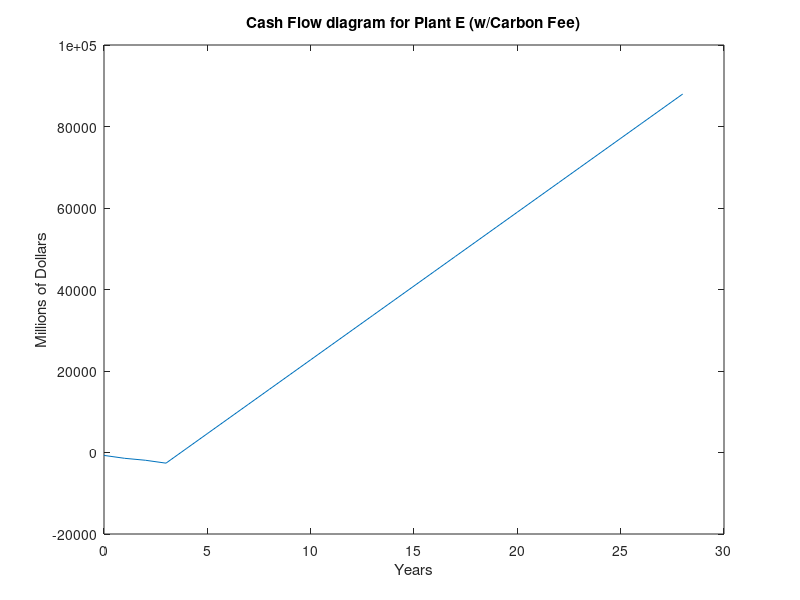

MATLAB code to generate this figure:
% E Plant
clear
c = 1722; % [MW] E plant capacity
c_f = .53; % Capacity factor
PPA = .51; % [$/KWH] Power Purchase Agreement
eta = .53; % Thermal efficiency
fc = 8.71; % [$/Million BTU] fuel cost
c02e = 117; % [lbs c02/Million BTU] c02 emmisions
cf = 60; % [$/ton c02] carbon fee
cc = 2152.5;  % [M$] construction cost

e_py = c * c_f * 365 * 24 * PPA * 1000; % [$] earned per year

qinc = c * c_f * 81891387.76 * 365 /eta; % BTUs produced in 1 year

cof = (qinc/1000000) * fc; % [$] cost of fuel per year
c02 = (qinc/1000000) * c02e; % [lbs] of c02 per year
cfc = (cf/2000) * c02; % [$] carbon fee per year

net_e = (e_py - cof)/1000000; % [M$] Net earned per year (no carbon fee)
net_e_cf = net_e - (cfc/1000000); % [M$] Net earned per year (with carbon fee)

CF_Carbon = [-.3*cc;-.3*cc;-.2*cc;-.3*cc;net_e_cf.*ones(25,1)];
i = [0:28]';
PV_C = CF_Carbon./(1+.1).^i; % Present Value Assuming 10% interest rate

NPV_Carbon = sum(PV_C); %[M$] Net Present Value (w/C02 tax)

Cum_cash(1)=CF_Carbon(1); %Cumulative Cash w/ carbon fee
	for k=2:29;
    	Cum_cash(k)=Cum_cash(k-1)+CF_Carbon(k);
    end

% With Carbon Fee
x_pts = 0:28;  %x values
y_pts = Cum_cash; %y values
fc = @(x)interp1(x_pts,y_pts,x,'linear'); 
plot(x_pts,y_pts)
title('Cash Flow diagram for Plant E (w/Carbon Fee)')
xlabel('Years')
ylabel('Millions of Dollars')
%find where the interpolation yields zero.
[year,prof] = fzero(fc,5); % 5 is a guess
PayBackPeriod = year
%ROI=Average Profit/ Total Investment
%C=[-10000,-5000,7000,7000,15000];
Av_prof = sum(CF_Carbon)/28;
Inv = (cc);

ROI=Av_prof/Inv; %
ROI_CCGT = ROI*100

[xval,fval] = fzero(@(x)(CF_Carbon'*(1+x).^-(0:length(CF_Carbon')-1).'), 3);

IRR = xval;
IRR_CCGT = IRR*100 % Percent
pause
% F Plant

c = 1512; % [MW] E plant capacity
c_f = .53; % Capacity factor
PPA = .51; % [$/KWH] Power Purchase Agreement
eta = .604; % Thermal efficiency
fc = 8.71; % [$/Million BTU] fuel cost
c02e = 117; % [lbs c02/Million BTU] c02 emmisions
cf = 60; % [$/ton c02] carbon fee
cc = 2041.2;  % [M$] construction cost

e_py = c * c_f * 365 * 24 * PPA * 1000; % [$] earned per year

qinc = c * c_f * 81891387.76 * 365 /eta; % BTUs produced in 1 year

cof = (qinc/1000000) * fc; % [$] cost of fuel per year
c02 = (qinc/1000000) * c02e; % [lbs] of c02 per year
cfc = (cf/2000) * c02; % [$] carbon fee per year

net_e = (e_py - cof)/1000000; % [M$] Net earned per year (no carbon fee)
net_e_cf = net_e - (cfc/1000000); % [M$] Net earned per year (with carbon fee)

CF_Carbon = [-.3*cc;-.3*cc;-.2*cc;-.3*cc;net_e_cf.*ones(25,1)];
i = [0:28]';
PV_C = CF_Carbon./(1+.1).^i; % Present Value Assuming 10% interest rate

NPV_Carbon = sum(PV_C); %[M$] Net Present Value (w/C02 tax)

Cum_cash(1)=CF_Carbon(1); %Cumulative Cash w/ carbon fee
	for k=2:29;
    	Cum_cash(k)=Cum_cash(k-1)+CF_Carbon(k);
    end

% With Carbon Fee
x_pts = 0:28;  %x values
y_pts = Cum_cash; %y values
fc = @(x)interp1(x_pts,y_pts,x,'linear'); 
plot(x_pts,y_pts)
title('Cash Flow diagram for Plant E (w/Carbon Fee)')
xlabel('Years')
ylabel('Millions of Dollars')
%find where the interpolation yields zero.
[year,prof] = fzero(fc,5); % 5 is a guess
PayBackPeriod = year
%ROI=Average Profit/ Total Investment
%C=[-10000,-5000,7000,7000,15000];
Av_prof = sum(CF_Carbon)/28;
Inv = (cc);

ROI=Av_prof/Inv; %
ROI_CCGT = ROI*100

[xval,fval] = fzero(@(x)(CF_Carbon'*(1+x).^-(0:length(CF_Carbon')-1).'), 3);

IRR = xval;
IRR_CCGT = IRR*100 % Percent
pause
% H Plant

c = 1760; % [MW] E plant capacity
c_f = .53; % Capacity factor
PPA = .51; % [$/KWH] Power Purchase Agreement
eta = .626; % Thermal efficiency
fc = 8.71; % [$/Million BTU] fuel cost
c02e = 117; % [lbs c02/Million BTU] c02 emmisions
cf = 60; % [$/ton c02] carbon fee
cc = 2376;  % [M$] construction cost

e_py = c * c_f * 365 * 24 * PPA * 1000; % [$] earned per year

qinc = c * c_f * 81891387.76 * 365 /eta; % BTUs produced in 1 year

cof = (qinc/1000000) * fc; % [$] cost of fuel per year
c02 = (qinc/1000000) * c02e; % [lbs] of c02 per year
cfc = (cf/2000) * c02; % [$] carbon fee per year

net_e = (e_py - cof)/1000000; % [M$] Net earned per year (no carbon fee)
net_e_cf = net_e - (cfc/1000000); % [M$] Net earned per year (with carbon fee)

CF_Carbon = [-.3*cc;-.3*cc;-.2*cc;-.3*cc;net_e_cf.*ones(25,1)];
i = [0:28]';
PV_C = CF_Carbon./(1+.1).^i; % Present Value Assuming 10% interest rate

NPV_Carbon = sum(PV_C); %[M$] Net Present Value (w/C02 tax)

Cum_cash(1)=CF_Carbon(1); %Cumulative Cash w/ carbon fee
	for k=2:29;
    	Cum_cash(k)=Cum_cash(k-1)+CF_Carbon(k);
    end

% With Carbon Fee
x_pts = 0:28;  %x values
y_pts = Cum_cash; %y values
fc = @(x)interp1(x_pts,y_pts,x,'linear'); 
plot(x_pts,y_pts)
title('Cash Flow diagram for Plant E (w/Carbon Fee)')
xlabel('Years')
ylabel('Millions of Dollars')
%find where the interpolation yields zero.
[year,prof] = fzero(fc,5); % 5 is a guess
PayBackPeriod = year
%ROI=Average Profit/ Total Investment
%C=[-10000,-5000,7000,7000,15000];
Av_prof = sum(CF_Carbon)/28;
Inv = (cc);

ROI=Av_prof/Inv; %
ROI_CCGT = ROI*100

[xval,fval] = fzero(@(x)(CF_Carbon'*(1+x).^-(0:length(CF_Carbon')-1).'), 3);

IRR = xval;
IRR_CCGT = IRR*100 % Percent